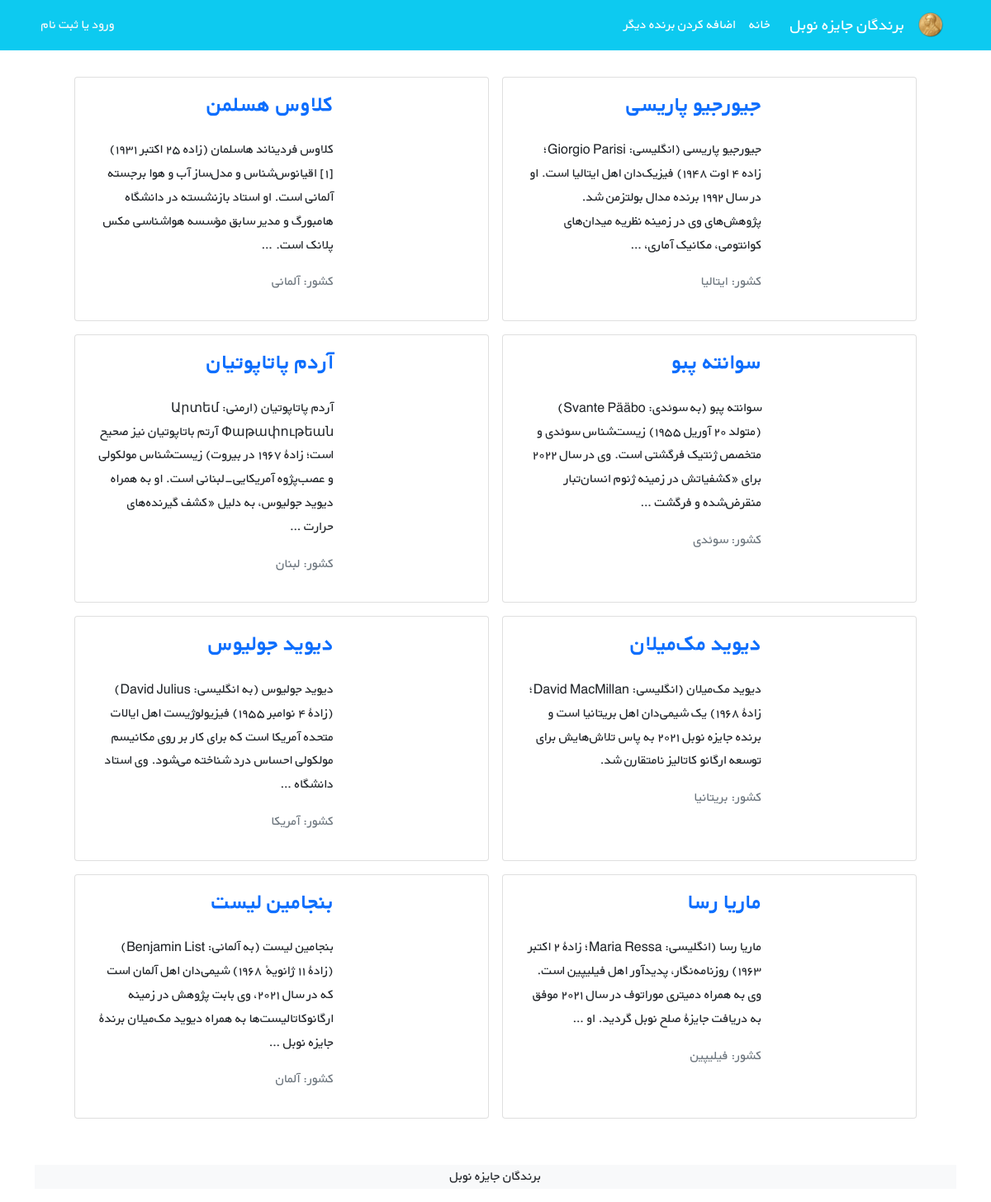
Before: /nobels/ with the older database file.
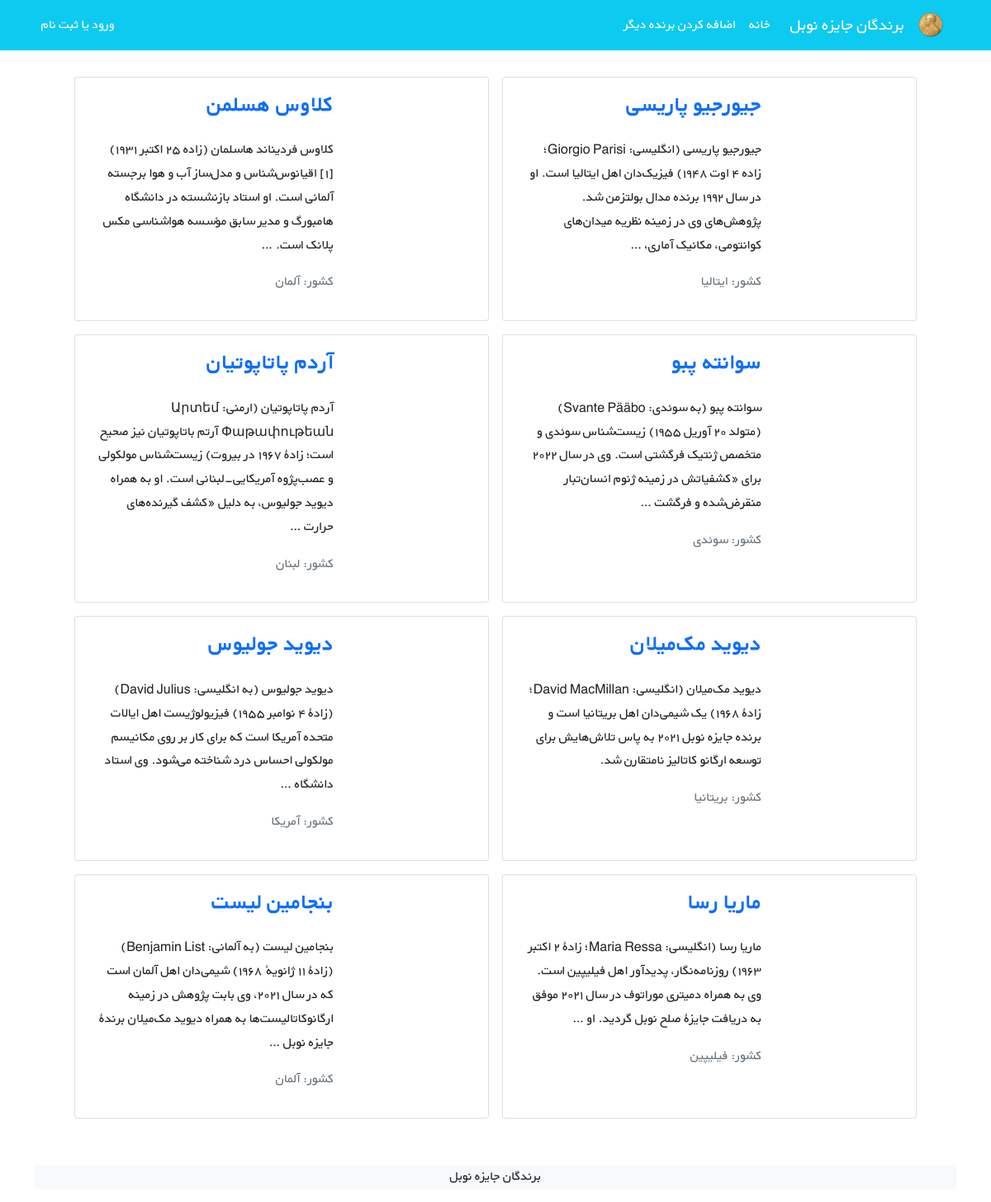
After: the same page with the newer database file.
### nobels/models.py (models this page shows, shortened)
class Nobel(models.Model):
    STATUS_CHOICES = (
        ('chemistry', 'chemistry'),
        ('economy', 'economy'),
        ("literature", "literature"),
        ("nobel peace", "nobel peace"),
        ("physics", "physics"),
        ("physiology and medicine", "physiology and medicine"),
    )
    name = models.CharField(max_length=200)
    description = models.TextField()
    year = models.PositiveIntegerField()
    country = models.CharField(max_length=50)
    grouping = models.CharField(choices=STATUS_CHOICES, max_length=23)
    cover = models.ImageField(upload_to="covers/",blank=True)
    datetime_created = models.DateTimeField(auto_now_add=True)
    datetime_modified = models.DateTimeField(auto_now=True)
    def get_absolute_url(self):
        return reverse("nobel_detail", args=[self.id])

### nobels/views.py (the view)
# urls.py: path("", NobelListView.as_view(), name="nobel_list"),
class NobelListView(generic.ListView):
    model = Nobel
    template_name = "nobels/nobel_list.html"
    context_object_name = "nobels"

### nobels/templates/nobels/nobel_list.html (shortened to what this page needs)
{% extends "_base.html" %}
{% block content %}
    <div class="container mt-4">
        <div class="row flex-row-reverse justify-content-md-center">
            {% for nobel in nobels %}
                <div class="card m-2" style="max-width: 45%">
                    <div class="row g-0 h-100" dir="rtl">
                        <div class="col-md-4">
                        </div>
                        <div class="col-md-8 h-100">
                            <div class="d-flex flex-column justify-content-between h-100">
                                <div class="card-body">
                                    <a class="text-decoration-none" href="{{ nobel.get_absolute_url }}"><h3
                                            class="card-title">
                                        <strong>{{ nobel.name }}</strong></h3></a>
                                    <p class="card-text pt-3">{{ nobel.description|truncatewords:30 }}</p>
                                    <p class="text-muted">کشور: {{ nobel.country }}</p>
                                </div>
                            </div>
                        </div>
                    </div>
                </div>
            {% endfor %}
        </div>
    </div>
    <footer class="bg-light text-center text-lg-start mt-5">
        <div class="text-center bg-grey">
            <p>برندگان جایزه نوبل</p>
        </div>
    </footer>
{% endblock %}

Changed rows visible on the page:
changed Nobel "کلاوس هسلمن": country "آلمانی" → "آلمان"
